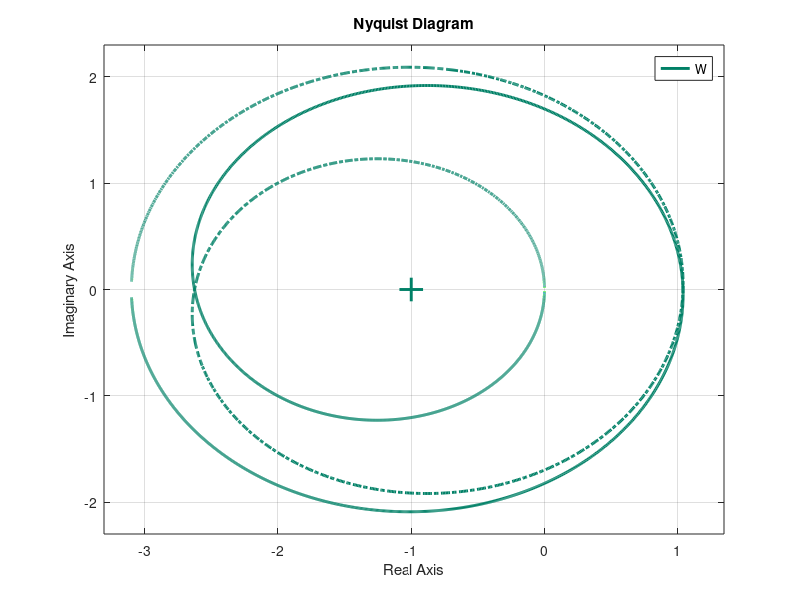

The MATLAB script that drew this image: (Note: this script raises an error after producing the figure.)
num = [16 154 428 374 372]; 
den = conv(conv(conv([1 -1],[1 -2]),[1 -3]), conv([1 4],[1 5]));
W = tf(num, den);
w = logspace(-2, 3, 5000);

figure('Color','w','Position',[100 100 600 400])
nyquist(W, w)

h = findobj(gca,'Type','line');
set(h,'LineWidth',3,'Color',[0, 0.5, 0.4])

h_patch = findall(gca,'Type','patch');
set(h_patch,'LineWidth',3.5)
set(h_patch,'EdgeColor',[0 0.5 0.4])


h_mark = findall(gca,'Type','line','-property','Marker');
set(h_mark,'LineWidth',2.1,'MarkerSize',17)


xl = xlim; xlim([xl(1) xl(2)+0.1])
ax = gca; ax.LineWidth = 1.5; ax.FontSize = 13;
ax.XColor = [0.3, 0.3, 0.3]; ax.YColor = [0.3, 0.3, 0.3];
box on;
ax.GridColor = [0.9, 0.9, 0.9]; ax.GridAlpha = 0.4; 
ax.MinorGridColor = [0.95, 0.95, 0.95];ax.MinorGridAlpha = 0.1;

ax = findall(gcf,'Type','axes');
set(get(ax(1),'XLabel'),'FontSize',12)
set(get(ax(1),'YLabel'),'FontSize',12)
set(get(ax(1),'Title'),'FontSize',14)


set(findall(gcf, '-property', 'FontName'), 'FontName', 'DejaVu Math TeX Gyre');

exportgraphics(gcf,'../../../images/task1/o3/GNA.png','Resolution',300)
exportgraphics(gcf,'../../../images/task1/o3/GNA.pdf','ContentType','vector')
